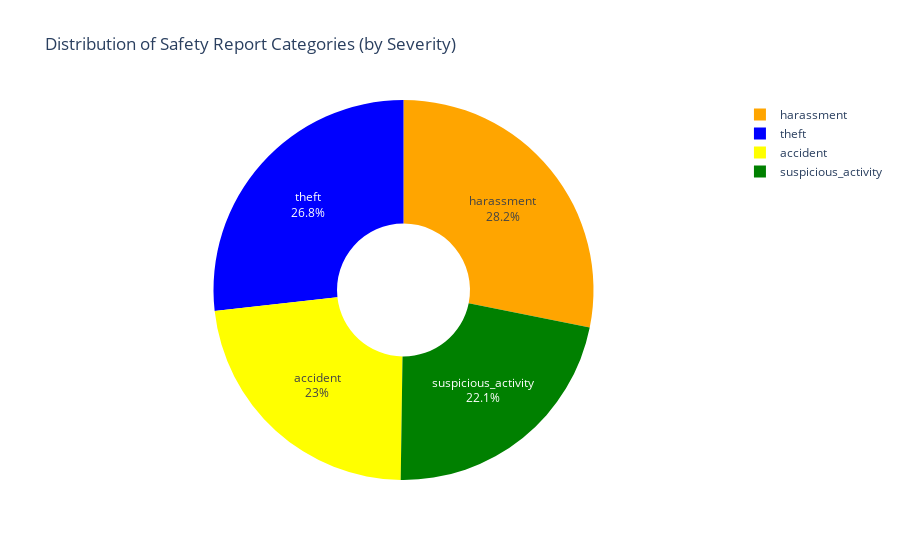

Source (notebook cell):
### Code cell
import plotly.express as px

# Count categories
category_counts = safety_reports['category'].value_counts().reset_index()
category_counts.columns = ['category', 'count']

# Define severity mapping (you can edit this as needed)
severity_colors = {     
    "harassment": "yellow",
    "accident": "yellow",  
    "theft": "red",        
    "suspicious_activity": "green",
    "other": "gray"       
}

# Apply colors
category_counts["color"] = category_counts["category"].map(severity_colors).fillna("lightgray")

# Create pie chart
fig = px.pie(
    category_counts,
    names="category",
    values="count",
    title="Distribution of Safety Report Categories (by Severity)",
    hole=0.35,  # donut style
    color="category",
    color_discrete_map=severity_colors
)

fig.update_traces(textinfo="percent+label")

fig.show()

### Figure 1 — Plotly figure (JSON) as saved in the notebook; plotly's stock layout.template omitted (floating-point values rounded to 4 significant figures)
{"data": [{"customdata": [["harassment"], ["theft"], ["accident"], ["suspicious_activity"]], "domain": {"x": [0, 1], "y": [0, 1]}, "hole": 0.35, "hovertemplate": "category=%{customdata[0]}<br>count=%{value}<extra></extra>", "labels": ["harassment", "theft", "accident", "suspicious_activity"], "legendgroup": "", "marker": {"colors": ["orange", "blue", "yellow", "green"]}, "name": "", "showlegend": true, "textinfo": "percent+label", "type": "pie", "values": [60, 57, 49, 47]}], "layout": {"legend": {"tracegroupgap": 0}, "title": {"text": "Distribution of Safety Report Categories (by Severity)"}}}
